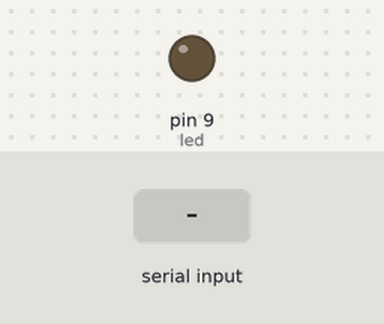
This sketch was run on a simulated Arduino Uno, built with avr-gcc and run on an emulated ATmega328P. Shown: output pins drawn as LEDs (lit = HIGH). The inputs (shaded band) are chosen by the test bench.

Above: at 1.2 s.
1.3 s: "H" received over Serial
At 2.6 s:
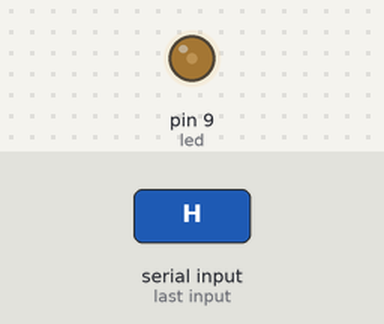
At 4.2 s:
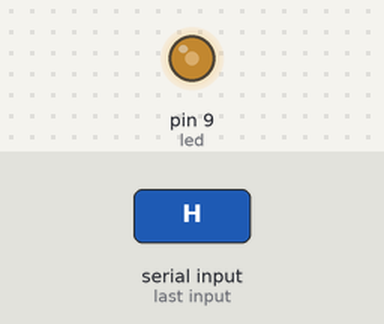
7.3 s: "L" received over Serial
At 7.6 s:
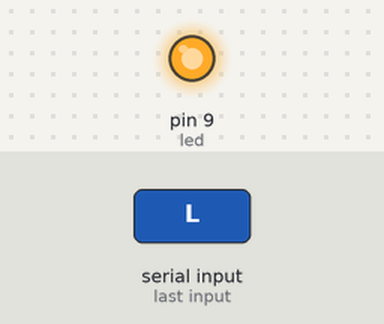
Timing chart, 0 to 15.8 s (numbered marks = the images above; inputs shaded):
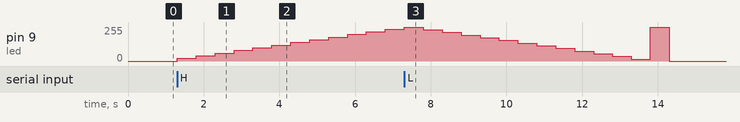

The sketch:

analogWrite.ino
```cpp
int led=9;
int bright=0;
int inputByte;
int fade=20;
void setup()
{
  pinMode(9,OUTPUT);
  Serial.begin(9600);
}

void loop()
{
  analogWrite(led,bright);

  if(Serial.available()>0){
    inputByte=Serial.read();
    if(inputByte=='H'){
      fade=20;
      while(bright<255){
        bright+=fade;
        analogWrite(led,bright);
        delay(500);
        if(bright>255){
          bright=255;
        }
      }
    }
    if(inputByte=='L'){
      fade=-20;
      while(bright>0){
        bright+=fade;
        analogWrite(led,bright);
        delay(500);
        if(bright<0){
          bright=0;
        }
      }
    }
  }
}
```

Measured:
- after the input at 1.3 s, pin 9 (led): moves from 0/255 to 240/255 over 5.5 s, starting at once
